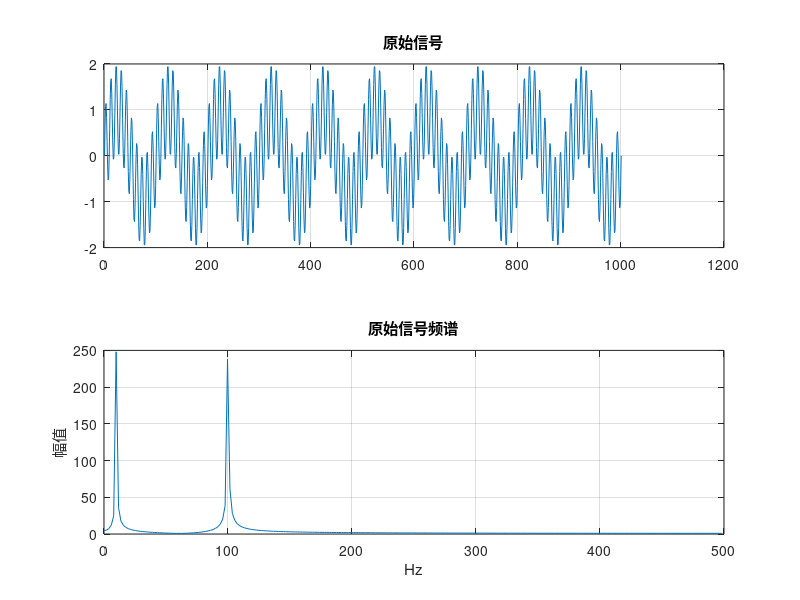
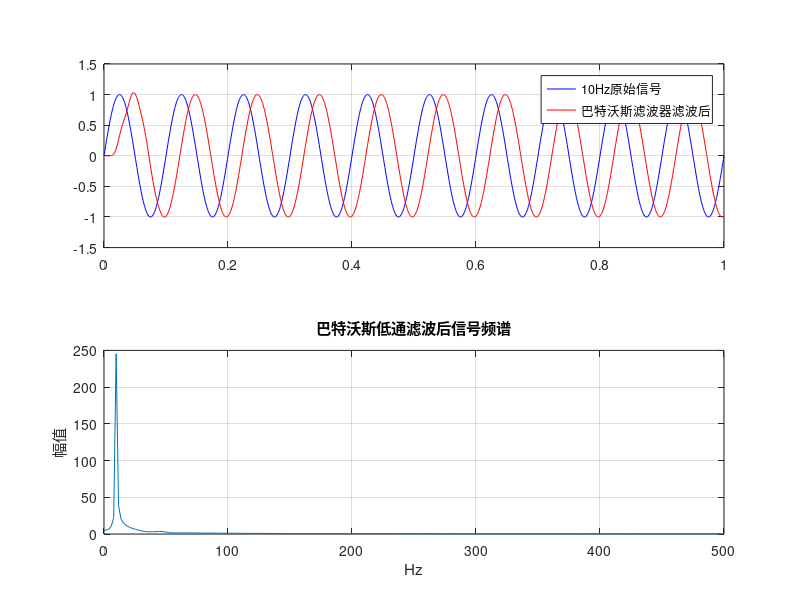

Reproduce these figures in MATLAB, in order.
% IIR滤波器设计  
% 目的：设计一个采样频率为1000Hz、通带截止频率为50Hz、阻带截止频率为100Hz的低通滤波器，并要求通带最大衰减为1dB，阻带最小衰减为60dB。  
  
clc;clear;close all;  
  
% 1. 产生信号（频率为10Hz和100Hz的正弦波叠加）  
Fs=1000; % 采样频率1000Hz  
t=0:1/Fs:1;  
s10=sin(20*pi*t); % 产生10Hz正弦波  
s100=sin(200*pi*t); % 产生100Hz正弦波  
s=s10+s100; % 信号叠加  
  
figure(1); % 画图  
subplot(2,1,1);plot(s);grid;  
title('原始信号');  
  
% 2. FFT分析信号频谱  
len = 512;  
y=fft(s,len);  % 对信号做len点FFT变换  
f=Fs*(0:len/2 - 1)/len;  
  
subplot(2,1,2);plot(f,abs(y(1:len/2)));grid;  
title('原始信号频谱')  
xlabel('Hz');ylabel('幅值');  
  
% 3. IIR滤波器设计  
N=0; % 阶数  
Fp=50; % 通带截止频率50Hz  
Fc=100; % 阻带截止频率100Hz  
Rp=1; % 通带波纹最大衰减为1dB  
Rs=60; % 阻带衰减为60dB  
  
% 3.0 计算最小滤波器阶数  
na=sqrt(10^(0.1*Rp)-1);  
ea=sqrt(10^(0.1*Rs)-1);  
N=ceil(log10(ea/na)/log10(Fc/Fp));  
  
% 3.1 巴特沃斯滤波器  
Wn=Fp*2/Fs;  
[Bb Ba]=butter(N,Wn,'low'); % 调用MATLAB butter函数快速设计滤波器  
[BH,BW]=freqz(Bb,Ba); % 绘制频率响应曲线  
Bf=filter(Bb,Ba,s); % 进行低通滤波  
By=fft(Bf,len);  % 对信号f1做len点FFT变换  
  
figure(2); % 画图  
subplot(2,1,1);plot(t,s10,'blue',t,Bf,'red');grid;  
legend('10Hz原始信号','巴特沃斯滤波器滤波后');  
subplot(2,1,2);plot(f,abs(By(1:len/2)));grid;  
title('巴特沃斯低通滤波后信号频谱');  
xlabel('Hz');ylabel('幅值');  